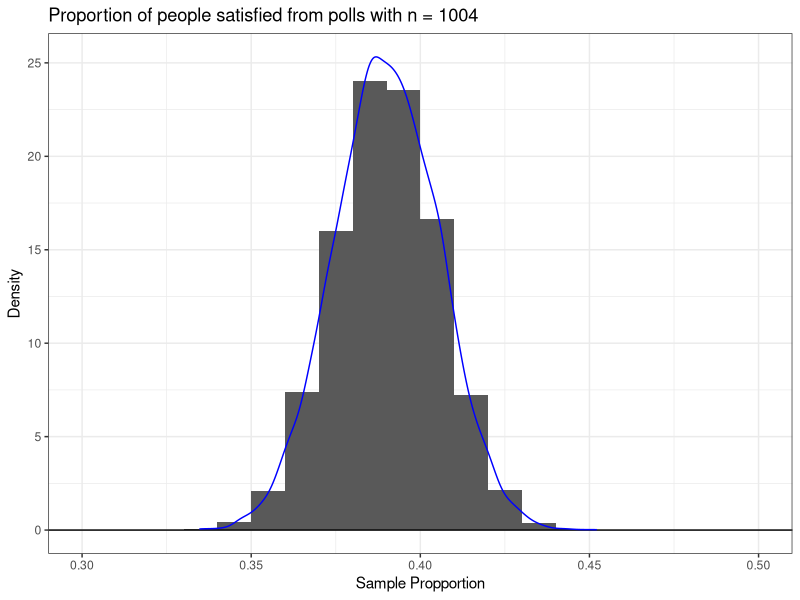
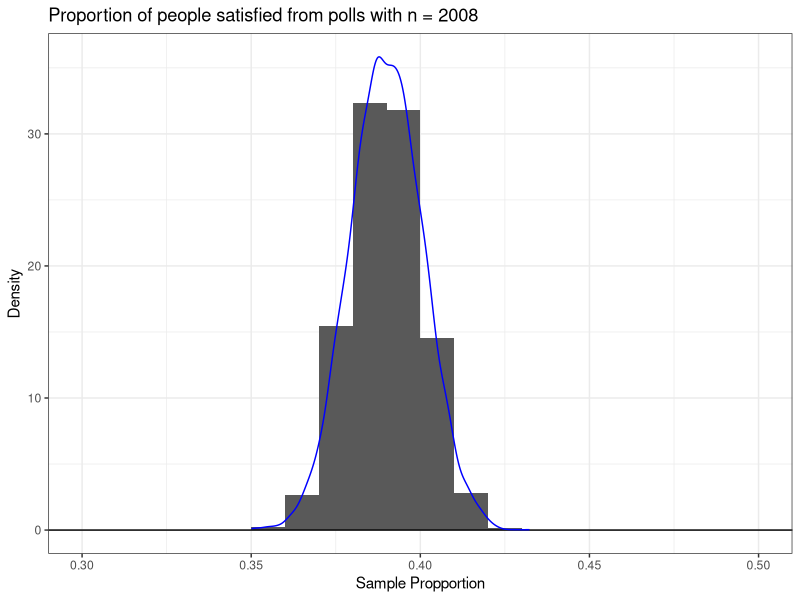

Recreate these plots in R, in order.
#Lab 10
install.packages("tidyverse")
install.packages("ggplot2")
install.packages("patchwork")
library(tidyverse)
library(ggplot2)
library(patchwork)

simulations = 10000
sample.size1 = 1004
p.true = 0.39
poll.data1 = rbinom(simulations, sample.size1, p.true)/sample.size1
df1 = data.frame(x=poll.data1)
histogram.plot1 = ggplot(data = df1, aes(x=x))+         
  geom_histogram(aes(y=after_stat(density)),
                 breaks=seq(0.3,0.5,0.01)) +
  geom_hline(yintercept=0)+                      
  theme_bw()+                                     
  geom_density(color = "blue") +
  xlab("Sample Propportion")+                 
  ylab("Density")+             
  labs(color = "", title = "Proportion of people satisfied from polls with n = 1004")
histogram.plot1

range1 = quantile(poll.data1, c(0.025, 0.975)) #(.3595618, .4203187), range = 0.0607569
MOE1 = (range1[2]-range1[1])/2 #MOE = 0.03037845, approx 3%

sample.size2 = 2008
poll.data2 = rbinom(simulations, sample.size2, p.true)/sample.size2
df2 = data.frame(x=poll.data2)
histogram.plot2 = ggplot(data = df2, aes(x=x))+                 
  geom_histogram(aes(y=after_stat(density)),
                 breaks=seq(0.3,0.5,0.01)) +
  geom_hline(yintercept=0)+                                 
  theme_bw()+                                                     
  geom_density(color = "blue") +
  xlab("Sample Propportion")+                                     
  ylab("Density")+                              
  labs(color = "", title = "Proportion of people satisfied from polls with n = 2008")
histogram.plot2

range2 = quantile(poll.data2, c(0.025, 0.975)) #(0.3685259, 0.4113546), range = 0.0428287 
MOE2 = (range2[2]-range2[1])/2 #MOE = 0.02141435, approx 2%


